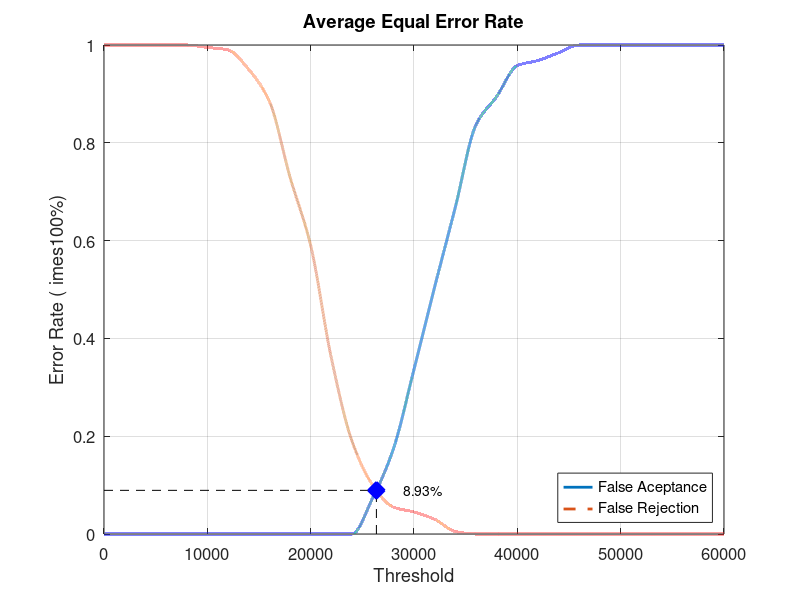
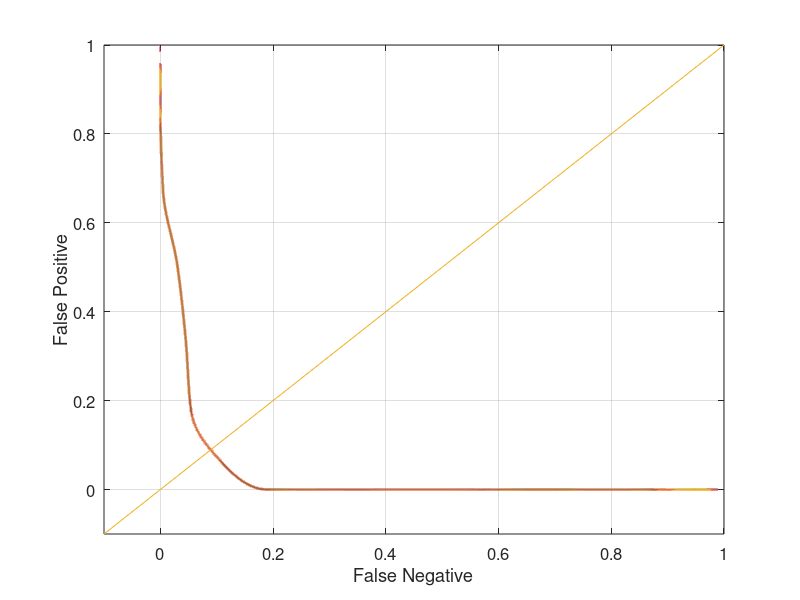

Write the MATLAB code that produced these figures, in order.
close all;
clear;
clc;
x = 0:2000:60000;
xq = 0:0.5:60000;

y0 = [0 0 0 0 0 0 0 0 0 0 0 0 0 0.0736842 0.173684 0.336842 0.505263 0.668421 0.836842 0.894737 0.957895 0.968421 0.984211 1 1 1 1 1 1 1 1]
yy0 = interp1(x, y0, xq, 'pchip');
y1 = [1 1 1 1 1 0.995 0.99 0.95 0.885 0.73 0.59 0.36 0.19 0.1 0.055 0.045 0.03 0.005 0 0 0 0 0 0 0 0 0 0 0 0 0]
yy1 = interp1(x, y1, xq, 'pchip');

% Calculating EER: 
y2 = abs(y0 - y1);
find(y2 == min(y2))
yy2 = abs(yy0 - yy1);
xEER = find(yy2 == min(yy2));
xEERIndex = xq(xEER) % X-axis EER
yEER = yy0(xEER) % Y-axis EER

main = figure
plot(xq, yy0,'-','LineWidth', 2);	hold on
plot(xq, yy1,'--','LineWidth', 2);	hold on
plot([xEERIndex xEERIndex], [0 yEER], 'k--');	hold on
plot([0 xEERIndex], [yEER yEER], 'k--');	hold on
plot(xEERIndex, yEER, 'bx', 'LineWidth', 10);	hold on
text(xEERIndex + 10 * xEERIndex / 100, yEER, [num2str(round((10000 * yEER)) / 100) '%'])
legend('False Aceptance', 'False Rejection', 'Location', 'SouthEast')
xlabel('Threshold')
ylabel('Error Rate (	imes100%)')
title('Average Equal Error Rate')
set(gca, 'FontSize', 12)
axis([0 60000 0 1])
grid on

print(main, 'Database1_4Main', '-dpng');
FNRxFPR = figure('Color', [1 1 1]);
plot(yy1, yy0, '-', yy1, yy0, 'LineWidth', 2);
hold on
y = -0.1:0.1:1
plot(y, y); 
set(gca, 'FontSize', 12)
xlabel('False Negative')
ylabel('False Positive')
axis([-0.1 1 -0.1 1])
set(gca, 'FontSize', 12)
grid on

print(FNRxFPR, 'Database1_4FNRxFPR','-dpng');
